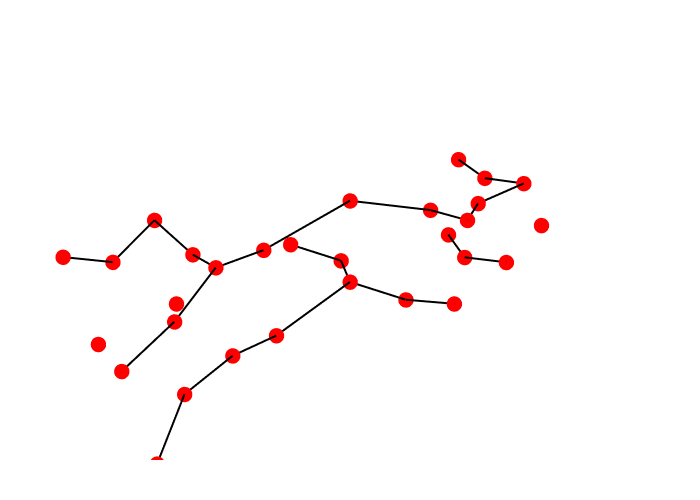

The notebook cell this image was saved under:
### Markdown cell above
## 8. Show Circulation Graph

### Code cell
Topology.Show(g_circ,
              vertexSizeKey="size",
              vertexColorKey="color",
              edgeWidthKey="width",
              edgeColorKey="color",
              backgroundColor="white",
              width=700,
              height=500,
              renderer=renderer)

### Figure 1 — Plotly figure (JSON) as saved in the notebook; plotly's stock layout.template omitted (floating-point values rounded to 4 significant figures)
{"data": [{"hoverinfo": "text", "hovertext": [], "legendgroup": "2", "legendrank": 2, "line": {"color": "#000000", "dash": "solid", "width": 4}, "marker": {"color": "#000000", "size": 1, "symbol": "circle"}, "mode": "markers+lines", "name": "1: Untitled Graph (Edges)", "showlegend": false, "text": [], "type": "scatter3d", "x": [8810, 8992.0, null, 8810, 8992.0, null, 13310, 15200.0, null, 14810, 15200.0, null, 14810, 16310.0, null, 5810, 7310.0, null, 8810, 7310.0, null, 14810, 14360.0, null, 13310, 14360.0, null, 8810, 7310.0, null, 6411.0, 7310.0, null, 13310, 10310.0, null, 8810, 10310.0, null, 17810, 17640.0, null, 17810, 17640.0, null, 5810, 7310.0, null, 8810, 7310.0, null, 17810, 16310.0, null, 17810, 18120.0, null, 17810, 18120.0, null, 13310, 14360.0, null, 13310, 14360.0, null, 13310, 10310.0, null, 8810, 10310.0, null], "y": [740, -760.0, null, -2260, -760.0, null, -2260, -3760.0, null, -5260, -3760.0, null, -5260, -4670.0, null, -3760, -2211.0, null, -2260, -2211.0, null, -5260, -3760.0, null, -2260, -3760.0, null, 740, 174.4, null, 740, 174.4, null, -2260, -2084.0, null, -2260, -2084.0, null, -5260, -3760.0, null, -2861.0, -3760.0, null, -3760, -2884.0, null, -2260, -2884.0, null, -5260, -4670.0, null, -2861.0, -3760.0, null, -5260, -3760.0, null, 740, -760.0, null, -2260, -760.0, null, -2260, -2211.0, null, -2260, -2211.0, null], "z": [4500, 4023.0, null, 4500, 4023.0, null, 4500, 4023.0, null, 4500, 4023.0, null, 4500, 4170.0, null, 1500, 1170.0, null, 1500, 1170.0, null, 1500, 1023.0, null, 1500, 1023.0, null, 4500, 4170.0, null, 4500, 4170.0, null, 4500, 4170.0, null, 4500, 4170.0, null, 1500, 1023.0, null, 1500, 1023.0, null, 4500, 4170.0, null, 4500, 4170.0, null, 4500, 4170.0, null, 4500, 4023.0, null, 4500, 4023.0, null, 1500, 1023.0, null, 1500, 1023.0, null, 1500, 1170.0, null, 1500, 1170.0, null]}, {"customdata": ["", "", "", "", "", "", "", "", "", "", "", "", "", "", "", "", "", "", "", "", "", "", "", "", "", "", "", "", "", ""], "hoverinfo": "text", "hovertemplate": ["Click ", "Click ", "Click ", "Click ", "Click ", "Click ", "Click ", "Click ", "Click ", "Click ", "Click ", "Click ", "Click ", "Click ", "Click ", "Click ", "Click ", "Click ", "Click ", "Click ", "Click ", "Click ", "Click ", "Click ", "Click ", "Click ", "Click ", "Click ", "Click ", "Click "], "hovertext": ["", "", "", "", "", "", "", "", "", "", "", "", "", "", "", "", "", "", "", "", "", "", "", "", "", "", "", "", "", ""], "legendgroup": "1", "legendrank": 1, "marker": {"color": ["#FF0000", "#FF0000", "#FF0000", "#FF0000", "#FF0000", "#FF0000", "#FF0000", "#FF0000", "#FF0000", "#FF0000", "#FF0000", "#FF0000", "#FF0000", "#FF0000", "#FF0000", "#FF0000", "#FF0000", "#FF0000", "#FF0000", "#FF0000", "#FF0000", "#FF0000", "#FF0000", "#FF0000", "#FF0000", "#FF0000", "#FF0000", "#FF0000", "#FF0000", "#FF0000"], "line": {"width": 0}, "opacity": 1, "size": [18, 18, 18, 18, 18, 18, 18, 18, 18, 18, 18, 18, 18, 18, 18, 18, 18, 18, 18, 18, 18, 18, 18, 18, 18, 18, 18, 18, 18, 18], "sizemode": "diameter", "symbol": "circle"}, "mode": "markers", "name": "1: Untitled Graph (Vertices)", "showlegend": false, "text": ["", "", "", "", "", "", "", "", "", "", "", "", "", "", "", "", "", "", "", "", "", "", "", "", "", "", "", "", "", ""], "type": "scatter3d", "x": [8992.0, 15200.0, 14810, 7310.0, 14360.0, 7310.0, 10310.0, 17640.0, 7310.0, 16310.0, 17810, 18120.0, 20810, 17810, 14360.0, 10310.0, 5810, 17810, 14810, 8810, 8810, 5810, 13310, 17810, 6411.0, 8810, 13310, 13310, 8810, 6411.0], "y": [-760.0, -3760.0, -5260, -2211.0, -3760.0, 174.4, -2084.0, -3760.0, -2884.0, -4670.0, -5260, -3760.0, -4962.0, -5260, -760.0, -2211.0, -3760, -2861.0, -5260, -2260, 740, -3760, -2260, -2861.0, 740, -2260, 740, -2260, 740, 740], "z": [4023.0, 4023.0, 4500, 1170.0, 1023.0, 4170.0, 4170.0, 1023.0, 4170.0, 4170.0, 1500, 4023.0, 1500, 4500, 1023.0, 1170.0, 4500, 4500, 1500, 1500, 4500, 1500, 4500, 1500, 4500, 4500, 1500, 1500, 1500, 1500]}], "layout": {"autosize": true, "height": 500, "margin": {"b": 40, "l": 40, "r": 40, "t": 40}, "paper_bgcolor": "#FFFFFF", "plot_bgcolor": "#FFFFFF", "scene": {"aspectmode": "data", "camera": {"center": {"x": 0, "y": 0, "z": 0}, "eye": {"x": -1.25, "y": -1.25, "z": 1.25}, "projection": {"type": "perspective"}, "up": {"x": 0, "y": 0, "z": 1}}, "xaxis": {"visible": false}, "yaxis": {"visible": false}, "zaxis": {"visible": false}}, "showlegend": true, "width": 700, "xaxis": {"showgrid": false, "visible": false, "zeroline": false}, "yaxis": {"showgrid": false, "visible": false, "zeroline": false}}}
